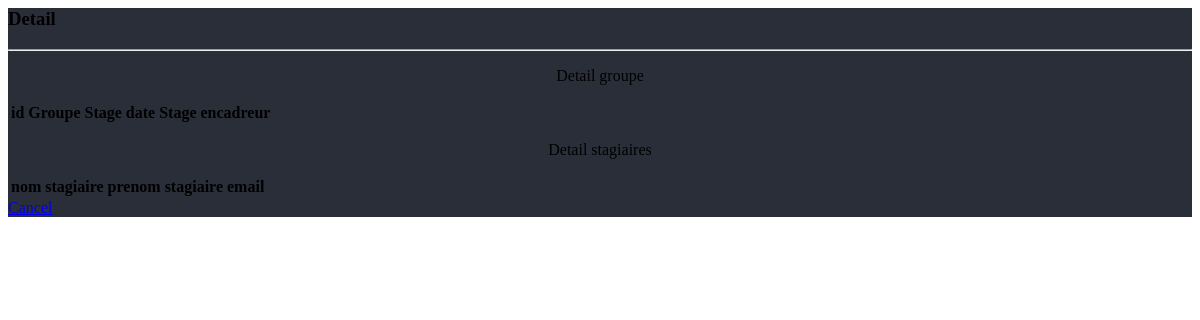
Page /index/contacter/5/ on the earlier database version.
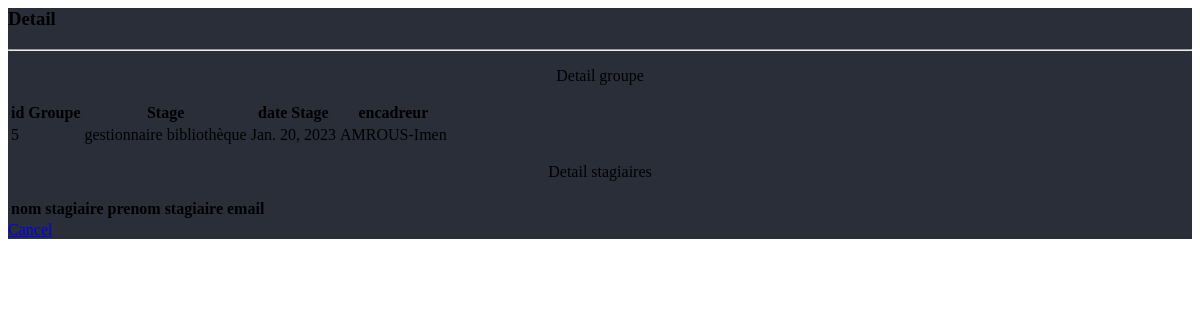
Same page on the later database version.
### gestionnaire/models.py (models this page shows, shortened)
class Groupe(models.Model):
    numStage = models.ForeignKey(Stage, on_delete=models.CASCADE, verbose_name="titre stage")
    idEncadreur = models.ForeignKey(Encadreur, on_delete=models.CASCADE, verbose_name="Nom de l'encadreur")
    dateDebutStage = models.DateField(auto_now=False, auto_now_add=False)
    dateRemise = models.DateField(auto_now=False, auto_now_add=False, null=True, blank=True)

class Stage(models.Model):
    nomStage=models.CharField("Titre du Stage",max_length=120)
    typeStage=models.ForeignKey(TypeStage, on_delete=models.CASCADE, verbose_name="type du stage")
    idPromoteur=models.ForeignKey(Promoteur, on_delete=models.CASCADE, verbose_name="Promoteur")
    def __str__(self):
        return f'{self.nomStage}'

class Encadreur(models.Model):
    nomEncadreur = models.CharField("Nom",max_length=120)
    prenomEncadreur = models.CharField("Prenom",max_length=120)
    emailEncadreur = models.EmailField("email",max_length=120)
    numeroTelephoneEncadreur = PhoneNumberField("Numero de telephone",unique = False, null = False, blank = False)
    def __str__(self):
        return f'{self.nomEncadreur}-{self.prenomEncadreur}'

### gestionnaire/views.py (the view)
# urls.py: path('index/contacter/<int:pk>/', views.retard, name='dashboard-contacter'),
def retard(request,pk):
    groupe = Groupe.objects.filter(dateRemise = None, id = pk)
    retardStagiaire = Stagier.objects.filter(idGroupe = pk)
    context = {
        'retardStagiaire' : retardStagiaire,
        'groupe' : groupe,
    }
    return render(request,"dashboard/retard.html",context)

### gestionnaire/templates/dashboard/retard.html (shortened to what this page needs)
{% block content %}
<div class="" style="background-color: rgb(41, 46, 57);">
    <div class="p-3" >
      <h3 class="text-center">Detail</h3>
      <hr style="background: rgb(236, 239, 244)"/>
<p> Detail groupe </p>
  <table class="table bg-white mb-0">
    <thead class="bg-info text-white">
      <tr>
        <th scope="col">id Groupe</th>
        <th scope="col">Stage</th>
        <th scope="col">date Stage</th>
        <th scope="col">encadreur</th>
      </tr>
    </thead>
    <tbody>
      {% for retard in groupe %}
      <tr>
        <td>{{ retard.id }}</td>
        <td>{{ retard.numStage }}</td>
        <td>{{ retard.dateDebutStage }}</td>
        <td>{{ retard.idEncadreur }}</td>
      </tr>
      {% endfor %}
    </tbody>
  </table>
  <p> Detail stagiaires </p>
  <table class="table bg-white mb-0">
    <thead class="bg-info text-white">
      <tr>
        <th scope="col">nom stagiaire</th>
        <th scope="col">prenom stagiaire</th>
        <th scope="col">email</th>
      </tr>
    </thead>
  </table>
        <a class="btn ModalDelete" href="{% url 'dashboard-index' %}"
          >Cancel</a
        >
    </div>
</div>
{% endblock%}

Differences in the rows shown:
added Groupe: id "5", numStage "gestionnaire bibliothèque", dateDebutStage "Jan. 20, 2023", idEncadreur "AMROUS-Imen"
